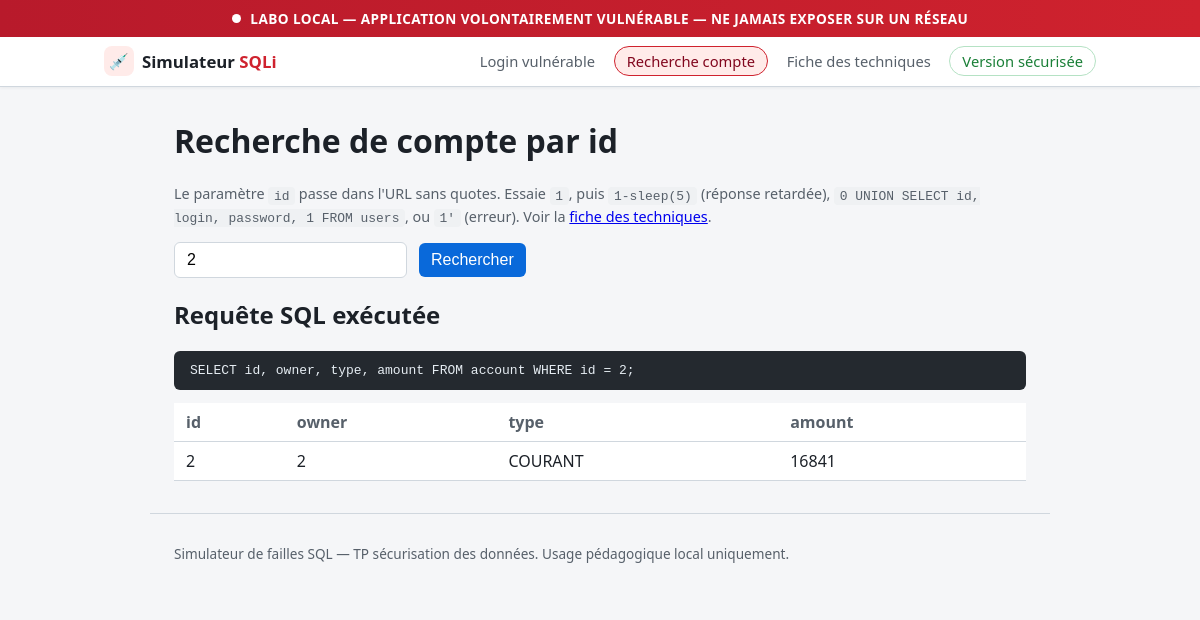
/compte.php?id=2, run on the app's committed database.
### tables this page shows
CREATE TABLE account (
    id     INT(11)     NOT NULL AUTO_INCREMENT,
    owner  INT(11)     NOT NULL,
    type   VARCHAR(10) NOT NULL,
    amount INT(11)     NOT NULL,
    PRIMARY KEY (id),
    KEY owner (owner)
);

### compte.php (the view, shortened to what this page needs)
<?php
$id = $_GET['id'] ?? '';
$sql = null;
$lignes = [];
$erreur = null;
$soumis = ($id !== '');
if ($soumis) {
    $conn = db_connect();
    $sql = "SELECT id, owner, type, amount FROM account WHERE id = $id;";
    $res = $conn->query($sql);
    if ($res === false) {
        $erreur = '#' . $conn->errno . ' - ' . $conn->error;
    } else {
        while ($row = $res->fetch_assoc()) {
            $lignes[] = $row;
        }
    }
}
require __DIR__ . '/includes/header.php';
?>
  <h1>Recherche de compte par id</h1>
  <p class="hint">
    Le param&egrave;tre <code>id</code> passe dans l'URL sans quotes. Essaie
    <code>1</code>, puis <code>1-sleep(5)</code> (r&eacute;ponse retard&eacute;e),
    <code>0 UNION SELECT id, login, password, 1 FROM users</code>, ou <code>1'</code>
    (erreur). Voir la <a href="techniques.php">fiche des techniques</a>.
  </p>
  <form method="get" class="form-inline">
    <input type="text" name="id" value="<?= htmlspecialchars($id) ?>" placeholder="id du compte">
    <button type="submit">Rechercher</button>
  </form>
<?php if ($soumis): ?>
  <h2>Requ&ecirc;te SQL ex&eacute;cut&eacute;e</h2>
  <pre class="sql-echo"><?= htmlspecialchars($sql) ?></pre>
  <?php if ($erreur !== null): ?>
    <p class="error">Erreur MySQL : <?= htmlspecialchars($erreur) ?></p>
  <?php elseif ($lignes): ?>
    <table>
      <thead><tr><?php foreach (array_keys($lignes[0]) as $col): ?><th><?= htmlspecialchars($col) ?></th><?php endforeach; ?></tr></thead>
      <tbody>
        <?php foreach ($lignes as $row): ?>
          <tr><?php foreach ($row as $val): ?><td><?= htmlspecialchars((string) $val) ?></td><?php endforeach; ?></tr>
        <?php endforeach; ?>
      </tbody>
    </table>
  <?php else: ?>
    <p>Aucune ligne.</p>
  <?php endif; ?>
<?php endif; ?>
<?php require __DIR__ . '/includes/footer.php'; ?>

### style.css (style rules this page uses)
:root { color-scheme: light; --bg: #f5f6f8; --fg: #1c2128; --muted: #57606a; --border: #d0d7de; --accent: #0969da; --danger-bg: #ffebe9; --danger-border: #cf222e; --danger-fg: #82071e; --ok-fg: #1a7f37; }
* { box-sizing: border-box; }
body { margin: 0; font-family: system-ui, -apple-system, "Segoe UI", sans-serif; background: var(--bg); color: var(--fg); }
h1 { margin-top: 0; }
table { width: 100%; border-collapse: collapse; background: #fff; margin: 0.5rem 0 1rem; }
th, td { text-align: left; padding: 0.5rem 0.75rem; border-bottom: 1px solid var(--border); }
th { color: var(--muted); font-weight: 600; }
.form, .form-inline { display: flex; flex-direction: column; gap: 0.75rem; max-width: 340px; }
.form-inline { flex-direction: row; max-width: none; align-items: center; }
input, button { padding: 0.5rem 0.75rem; border: 1px solid var(--border); border-radius: 6px; font-size: 1rem; }
button { background: var(--accent); color: #fff; border: none; cursor: pointer; }
code { background: #eff1f3; padding: 0.1rem 0.35rem; border-radius: 4px; font-size: 0.9em; word-break: break-word; }
.hint { color: var(--muted); font-size: 0.9rem; line-height: 1.5; }
.sql-echo { background: #24292f; color: #e6edf3; padding: 0.75rem 1rem; border-radius: 6px; overflow-x: auto; white-space: pre-wrap; word-break: break-word; }

### data on the page
account: val "2", type "COURANT", amount "16841"

### other printed values
$libelle "Login vulnérable"
$libelle "Recherche compte"
$libelle "Fiche des techniques"
$libelle "Version sécurisée"
$sql "SELECT id, owner, type, amount FROM account WHERE id = 2;"
$col "id"
$col "owner"
$col "type"
$col "amount"
